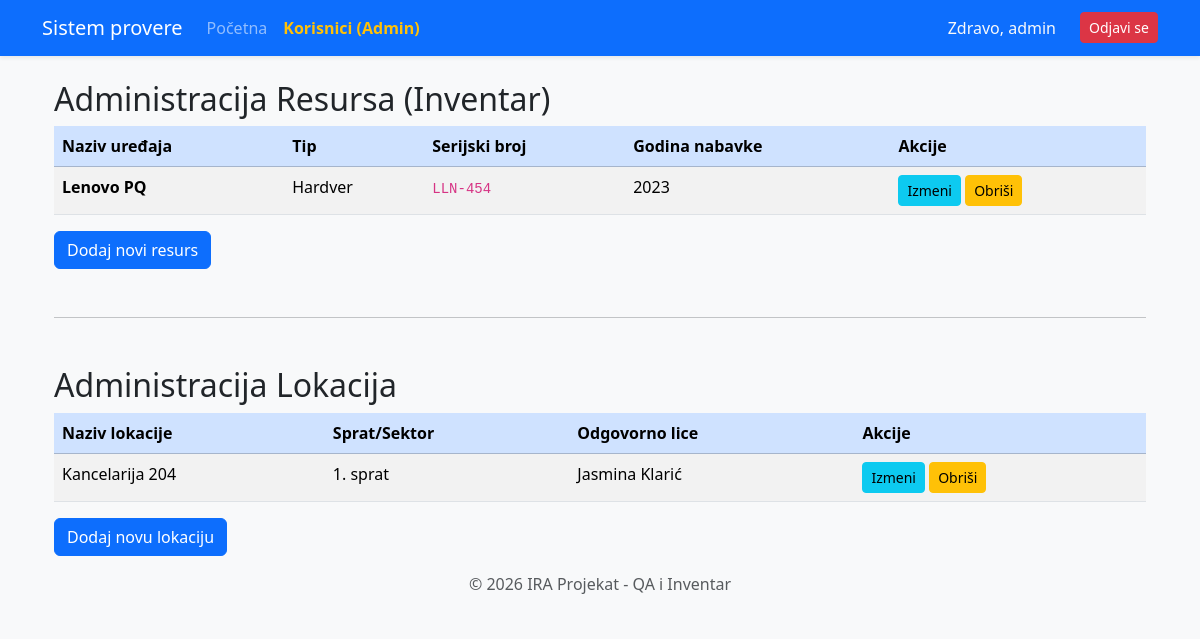
/administracija (signed in), run on an earlier commit of the app's database.
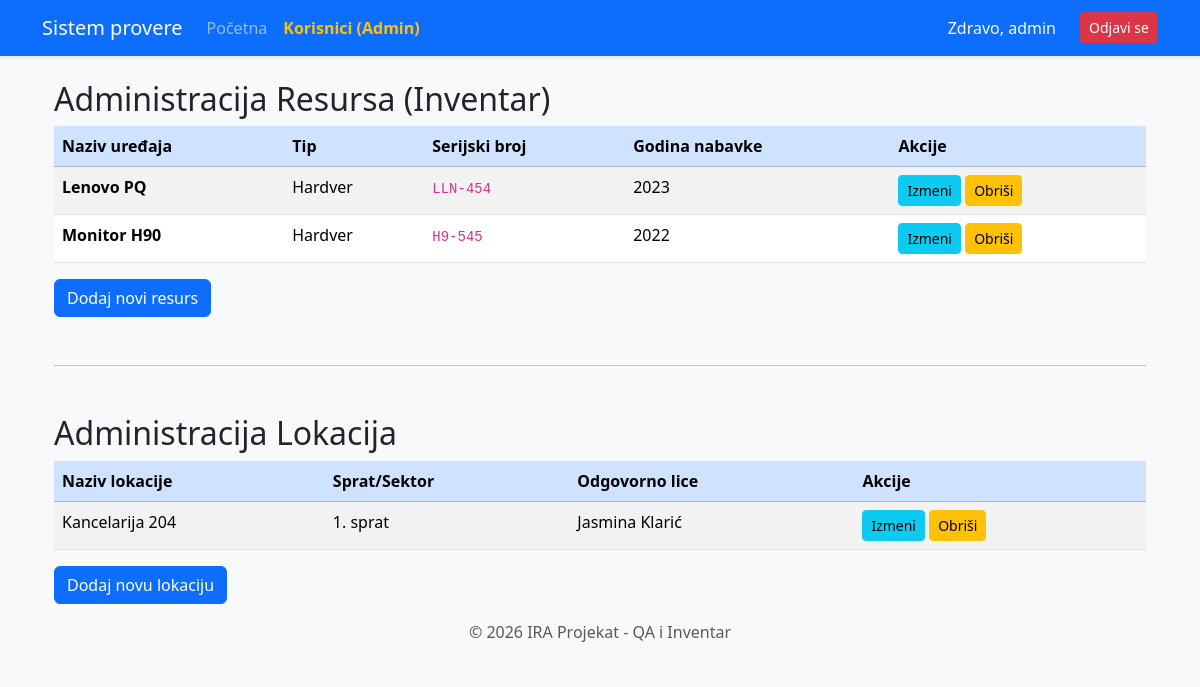
And on a later commit of the database.
### alchemy_classes.py (models this page shows)
class User(db.Model, UserMixin):
    __tablename__ = "user"
    id: Mapped[int] = mapped_column(Integer, primary_key=True)
    username: Mapped[str] = mapped_column(String(20), unique=True, nullable=False)
    password: Mapped[str] = mapped_column(String(100), nullable=False)
    ime_prezime: Mapped[str] = mapped_column(String(100), nullable=True)
    uloga: Mapped[str] = mapped_column(String(10), default="user")
    zaduzeni_statusi: Mapped[list["StatusResursa"]] = relationship("StatusResursa", back_populates="korisnik")

class Resurs(db.Model):
    __tablename__ = "resurs"
    id: Mapped[int] = mapped_column(Integer, primary_key=True)
    naziv: Mapped[str] = mapped_column(String(100), nullable=False)
    tip: Mapped[str] = mapped_column(String(50))
    serijski_broj: Mapped[str] = mapped_column(String(100), unique=True)
    godina_nabavke: Mapped[int] = mapped_column(Integer)
    statusi: Mapped[list["StatusResursa"]] = relationship("StatusResursa", back_populates="resurs")

class Lokacija(db.Model):
    __tablename__ = "lokacija"
    id: Mapped[int] = mapped_column(Integer, primary_key=True)
    naziv: Mapped[str] = mapped_column(String(100), nullable=False)
    sprat: Mapped[str] = mapped_column(String(50), nullable=True)
    odgovorno_lice: Mapped[str] = mapped_column(String(100))
    izvestaji: Mapped[list["StatusResursa"]] = relationship("StatusResursa", back_populates="lokacija")

### main.py (the view)
@app.route("/administracija", methods=["GET", "POST"])
@login_required
def admin_page():
    all_resources = db.session.execute(db.select(Resurs)).scalars().all()
    all_locations = db.session.execute(db.select(Lokacija)).scalars().all()
    return render_template("administracija.html", resursi=all_resources, lokacije=all_locations)

### main.py (called while the page is built)
@login_manager.user_loader
def load_user(user_id):
    return db.get_or_404(User, user_id)

### templates/administracija.html (shortened to what this page needs)
{% extends "base.html" %}
{% block content %}
{% from "bootstrap5/form.html" import render_form %}
<div class="jumbotron">
    <div class="container">
         <h2 class="mt-4">Administracija Resursa (Inventar)</h2>
        <table class="table table-striped table-hover">
            <thead>
            <tr class="table-primary">
                <th scope="col">Naziv uređaja</th>
                <th scope="col">Tip</th>
                <th scope="col">Serijski broj</th>
                <th scope="col">Godina nabavke</th>
                <th scope="col">Akcije</th>
            </tr>
            </thead>
            <tbody>
            {% for r in resursi %}
            <tr>
                <td><strong>{{r.naziv}}</strong></td>
                <td>{{r.tip}}</td>
                <td><code>{{r.serijski_broj or "/"}}</code></td>
                <td>{{r.godina_nabavke}}</td>
                 <td style="text-align: middle;">
                    <a class="btn btn-sm btn-info" href="{{ url_for('add_resource', id=r.id) }}">Izmeni</a>
                    <a class="btn btn-sm btn-warning" href="{{ url_for('delete_resource', id=r.id) }}">Obriši</a>
                </td>
            </tr>
            {% endfor %}
            </tbody>
        </table>
        <a class="btn btn-primary" href="{{ url_for('add_resource') }}">Dodaj novi resurs</a>
<hr class="my-5">
        <h2>Administracija Lokacija</h2>
        <table class="table table-striped table-hover">
            <thead>
            <tr class="table-primary">
                <th scope="col">Naziv lokacije</th>
                <th scope="col">Sprat/Sektor</th>
                <th scope="col">Odgovorno lice</th>
                <th scope="col">Akcije</th>
            </tr>
            </thead>
            <tbody>
            {% for l in lokacije %}
            <tr>
                <td>{{l.naziv}}</td>
                <td>{{l.sprat or "/"}}</td>
                <td>{{l.odgovorno_lice}}</td>
                <td style="text-align:middle;">
                    <a class="btn btn-sm btn-info" href="{{ url_for('add_location', id=l.id) }}">Izmeni</a>
                    <a class="btn btn-sm btn-warning" href="#">Obriši</a>
                </td>
            </tr>
            {% endfor %}
            </tbody>
        </table>
        <a class="btn btn-primary" href="{{ url_for('add_location') }}">Dodaj novu lokaciju</a>
    </div>
</div>
{% endblock %}

### templates/base.html (shortened to what this page needs)
<!DOCTYPE html>
<html lang="sr">
<head>
    {{ bootstrap.load_css() }}
</head>
<body>
    <nav class="navbar navbar-expand-lg navbar-dark bg-primary shadow-sm">
        <div class="container">
            <a class="navbar-brand" href="{{ url_for('home') }}"> Sistem provere</a>
            <div class="collapse navbar-collapse" id="navbarNav">
                <ul class="navbar-nav me-auto">
                    <li class="nav-item">
                        <a class="nav-link" href="{{ url_for('home') }}">Početna</a>
                    </li>
                    {% if current_user.is_authenticated and current_user.uloga == 'admin' %}
                    <li class="nav-item">
                        <a class="nav-link fw-bold text-warning" href="{{ url_for('admin_panel') }}"> Korisnici (Admin)</a>
                    </li>
                    {% endif %}
                </ul>
                <ul class="navbar-nav ms-auto">
                    {% if current_user.is_authenticated %}
                        <li class="nav-item">
                            <span class="nav-link text-light">Zdravo, {{ current_user.username }}</span>
                        </li>
                        <li class="nav-item">
                            <a class="btn btn-danger btn-sm ms-lg-3 mt-1" href="{{ url_for('logout') }}">Odjavi se</a>
                        </li>
                    {% else %}
                        <li class="nav-item">
                            <a class="nav-link" href="{{ url_for('login') }}">Prijava</a>
                        </li>
                    {% endif %}
                </ul>
            </div>
        </div>
    </nav>
    <div class="container">
        {% block content %}{% endblock %}
    </div>
    <footer class="footer mt-auto py-3 bg-light text-center">
        <div class="container">
            <span class="text-muted">© 2026 IRA Projekat - QA i Inventar</span>
        </div>
    </footer>
</body>
</html>
</html>

### templates/base.html (style rules this page uses)
body { background-color: #f8f9fa; }
.navbar { margin-bottom: 20px; }
.footer { margin-top: 40px; padding: 20px; background: #eee; text-align: center; }

What changed in the data, as far as the page shows it:
added Resurs: naziv "Monitor H90", tip "Hardver", serijski_broj "H9-545", godina_nabavke "2022"
